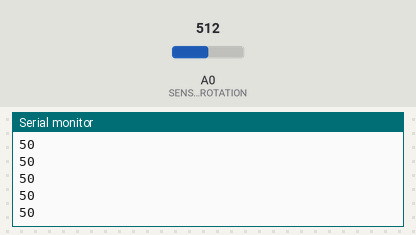
Simulated run of this sketch. Board: Arduino Uno, built with avr-gcc and run on an emulated ATmega328P. Shown: the last lines printed to the serial monitor. The test bench sets the inputs (shaded band); at power-on: A0 (SENSOR_ROTATION) = 512.

Above: at 1.2 s.
1.3 s: A0 (SENSOR_ROTATION) set to 716
At 2.4 s:
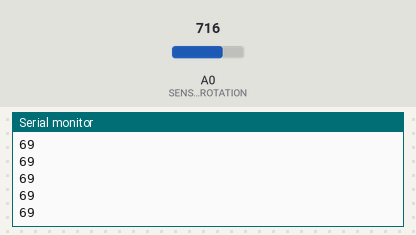
2.8 s: A0 (SENSOR_ROTATION) set to 900
At 3.8 s:
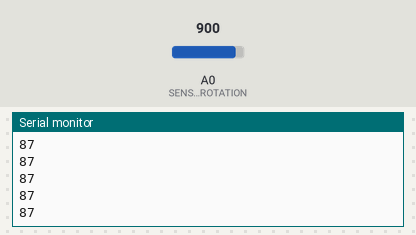
Timing chart, 0 to 5.8 s (numbered marks = the images above; inputs shaded):
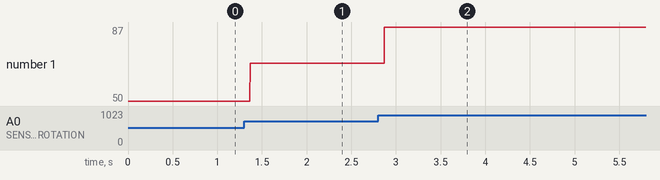

Measured:
- after the input at 1.3 s, the serial monitor: prints a new line after 0.07 s (image 1)
- after the input at 2.8 s, the serial monitor: prints a new line after 0.07 s (image 2)
- plotted number 1: 50 → 69 after the input at 1.3 s, 69 → 87 after the input at 2.8 s

The sketch:

serial_arduino.ino
```cpp
int SENSOR_ROTATION = A0;

int sensorRotationValue = 0;

int serialRotationValue = 0;

String message = "";
String prev_message = "";
void setup(){
  Serial.begin(9600);
}

void loop()
{
  message="";
  sensorRotationValue = analogRead(SENSOR_ROTATION);
  serialRotationValue = map(sensorRotationValue,0,1023,0,100);
  serialRotationValue = constrain(serialRotationValue,0,100);
  message = String(serialRotationValue);
  Serial.println(message);
}
```
